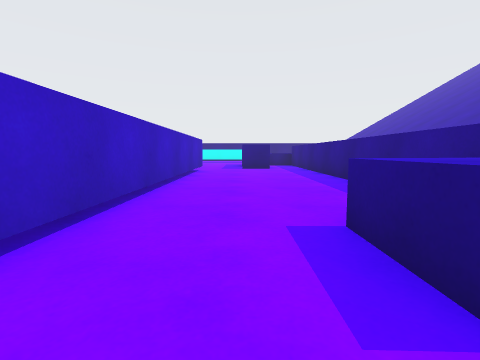
view 1 (above)

24 first-person views from a walk through a 3-D level made in the Unity game engine. The camera is 0.64 m above the floor, tilts 6° down and sees 85° across. The floor is counted in squares, 1 m on a side. Each view is taken from the middle of a square. On the plan, view 1 faces up. The plan holds only what a view shows up to about 9 squares ahead; the rest is blank. The place goes on beyond the plan. The player is left out.

view 2
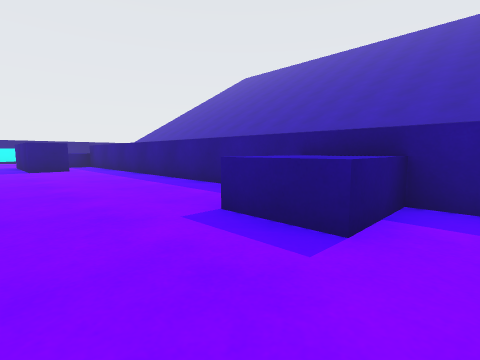

view 3
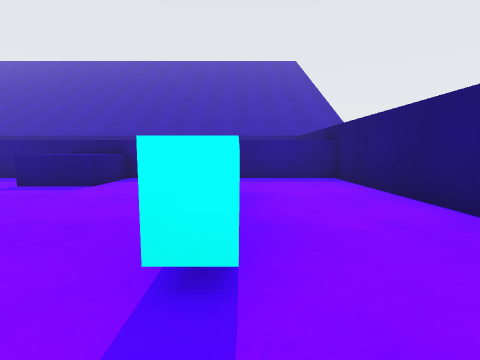

view 4
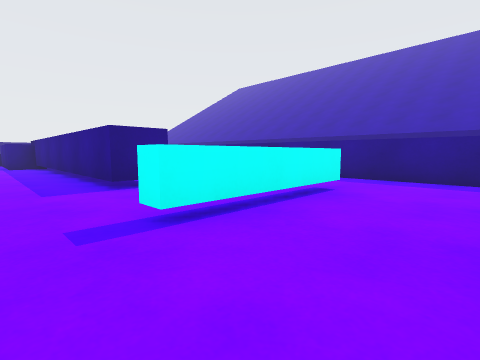

view 5
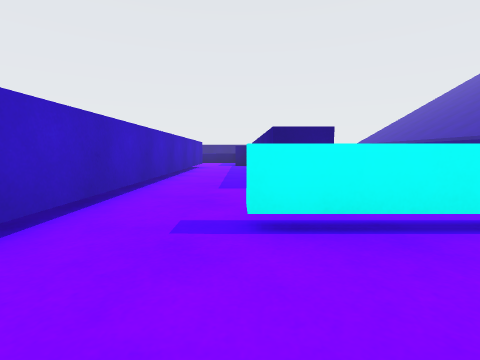

view 6
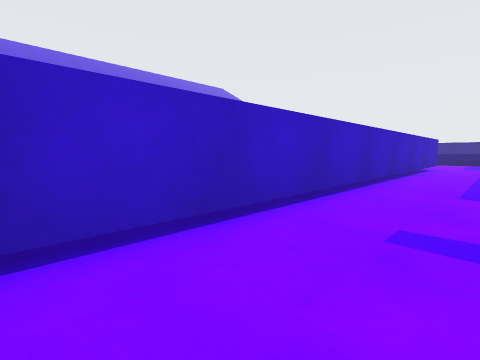

view 7
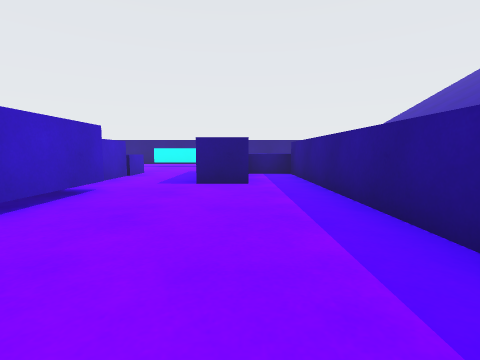

view 8
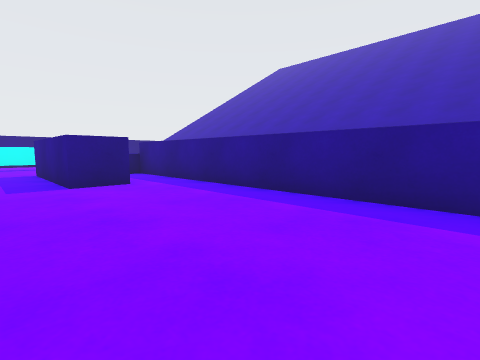

view 9
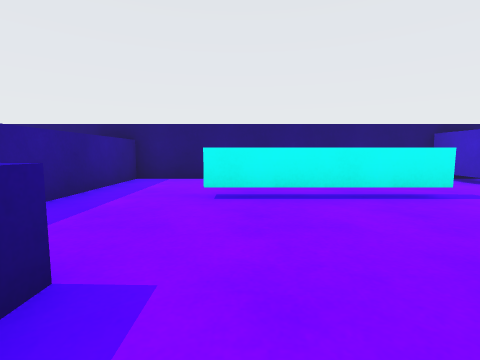

view 10
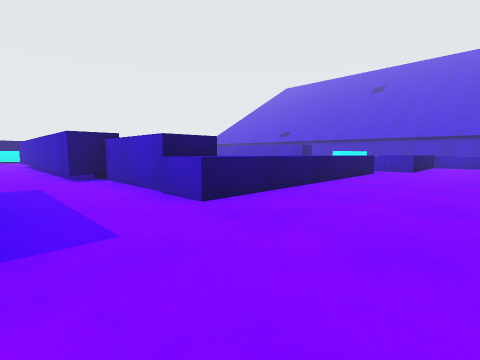

view 11
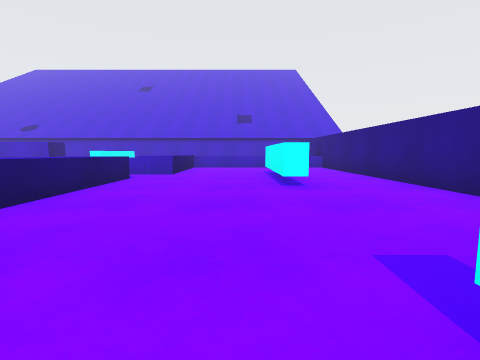

view 12
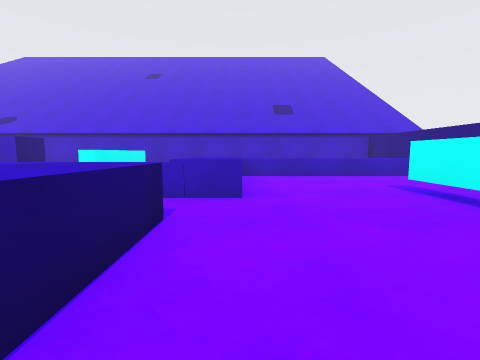

view 13
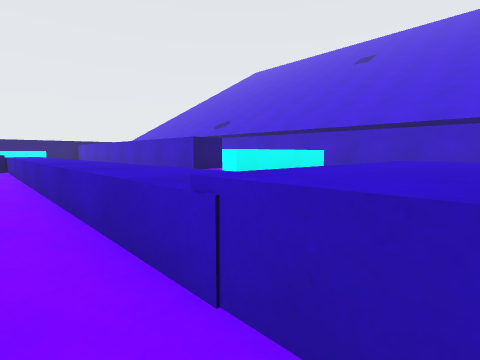

view 14
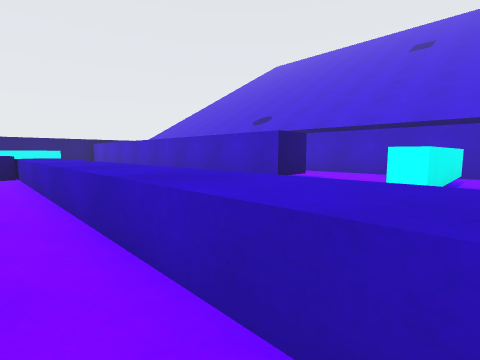

view 15
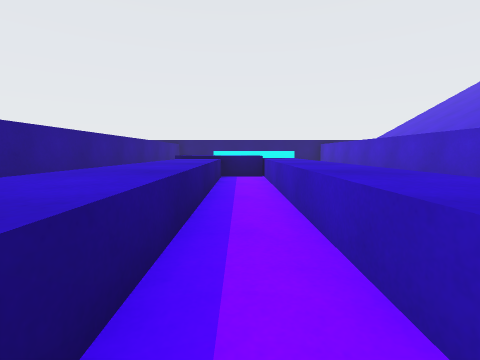

view 16
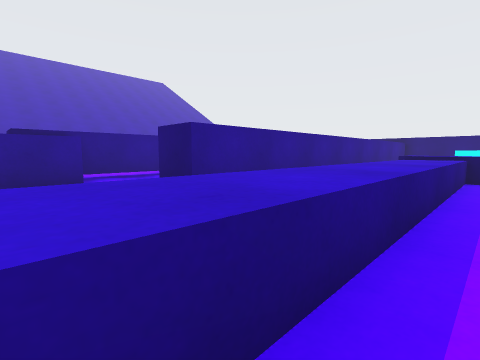

view 17
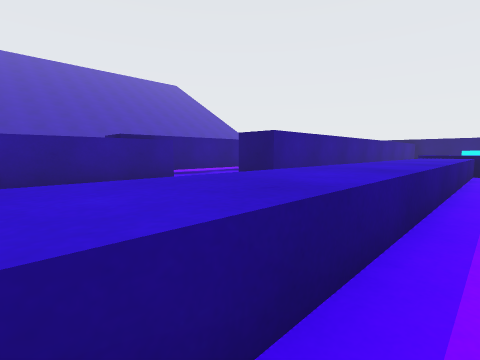

view 18
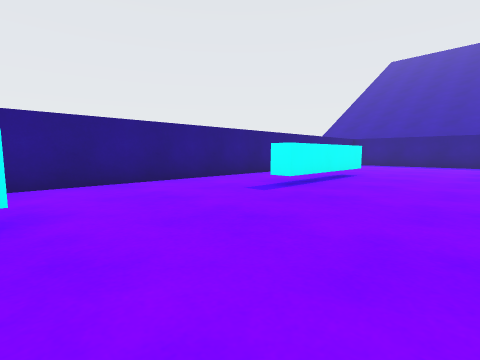

view 19
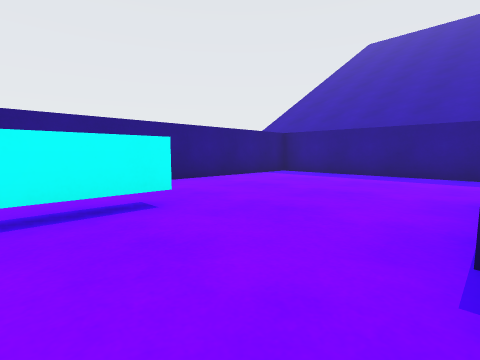

view 20
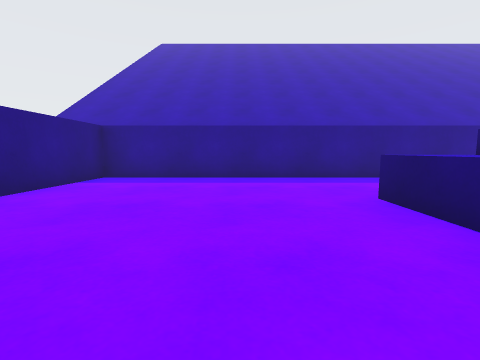

view 21
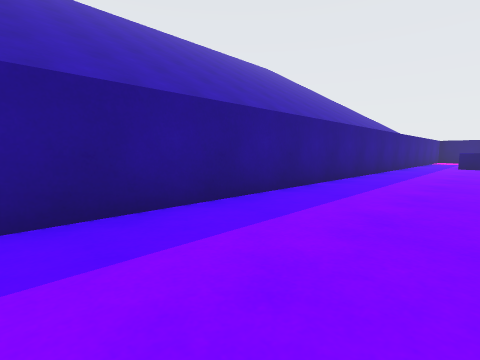

view 22
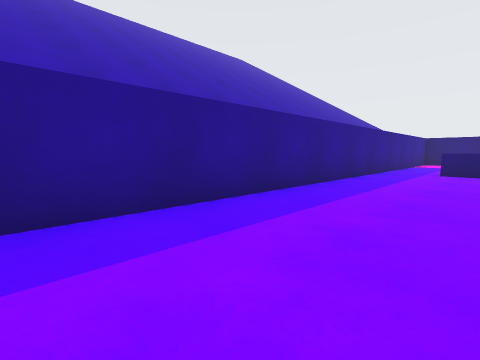

view 23
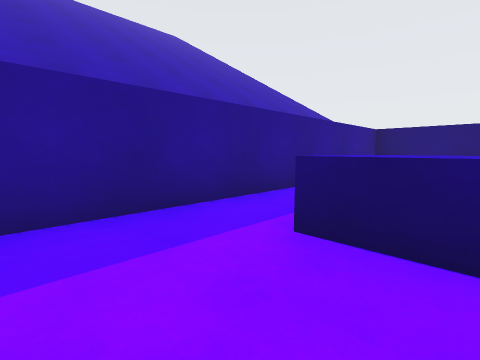

view 24
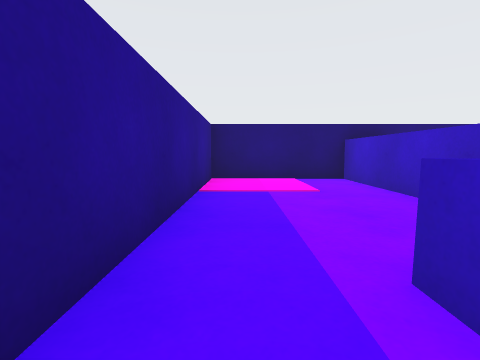

### Floor plan
Key: @ floor where view 1 was taken; # wall or solid block; . floor; ^ raised ledge; B blue block.
Columns run from 18 left of view 1 to 7 right of it. Each row starts with its distance up from view 1.
 20        ###################
 19     ^^ ...........  .....#
 18     ^^...................#
 17     ^^..^^^^...^^^^......#
 16     ^^...................#
 15     ^^...................#
 14 #   ^^^^^.........##^^...#
 13 #    ^^^^.^^^^^^^.##^^...#
 12 #      .^.^^   ##.##.#...#
 11 #...   .^.^.   ##.##.#...#
 10 #..^^^ .^.^.   ##....#...#
  9 #...   .^.^.   ##....#...#
  8 #...   .^.^.  ..#....#...#
  7 #...#  .^.^. #..#....#...#
  6 #   #  .^.^. #..#....#...#
  5     #  .^.^. #..#....#...#
  4     #   ^.^. #..#....#...#
  3     #   BBB  #..#....#...#
  2     #   B B  #..#..^^#^^.#
  1     #        #..#..^^#^^.#
  0              #....@..#...#
 -1              #.......#...#
 -2              #..^^^..#...#
 -3              #.......#...#
 -4              #.......#...#
 -5              #############

Positions as (right, up) in squares from view 1, and headings:
1: (0, 0), facing up
2: (-1, 0), facing up-right
3: (-4, -2), facing right
4: (-4, -4), facing up-right
5: (-3, -4), facing up
6: (-3, -4), facing up-left
7: (1, 5), facing up
8: (-1, 5), facing up-right
9: (0, 2), facing down
10: (0, 16), facing down-left
11: (-2, 16), facing left
12: (-6, 14), facing left
13: (-9, 14), facing down-left
14: (-9, 11), facing down-left
15: (-9, 10), facing down
16: (-9, 10), facing down-right
17: (-9, 12), facing down-right
18: (-7, 14), facing up-right
19: (-1, 14), facing up-right
20: (0, 16), facing right
21: (4, 15), facing down-right
22: (4, 11), facing down-right
23: (4, 4), facing down-right
24: (6, 2), facing down
